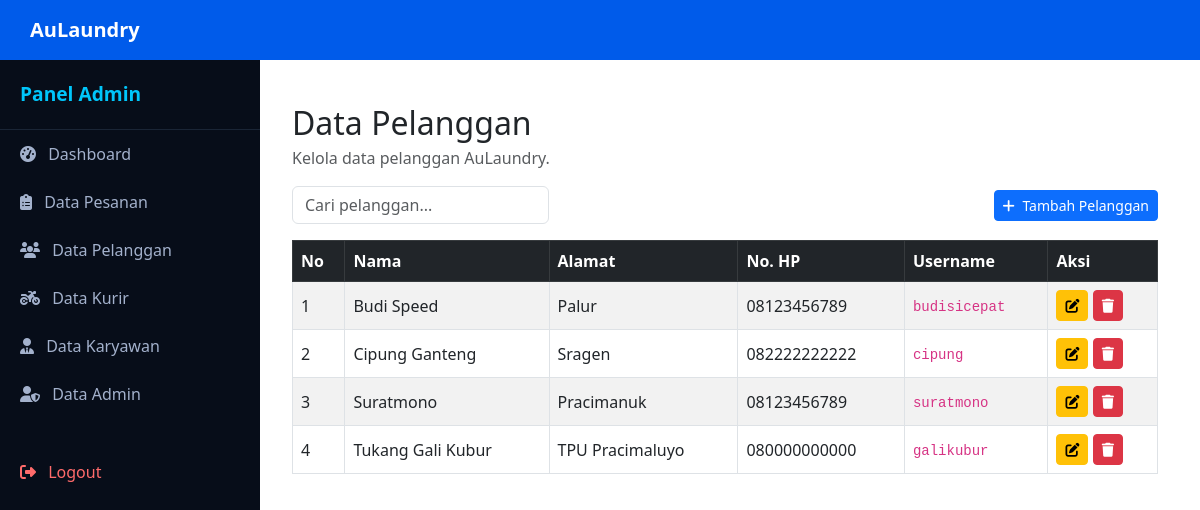
Screenshot of /pages/admin/data_pelanggan.php (signed in) with the database file from the repository.
### tables this page shows
CREATE TABLE `pelanggan` (
  `id_pelanggan` int(11) NOT NULL,
  `nama_pelanggan` varchar(100) NOT NULL,
  `alamat` text NOT NULL,
  `no_hp` varchar(20) NOT NULL,
  `username` varchar(50) NOT NULL,
  `password` varchar(255) NOT NULL,
  `reset_token` varchar(255) DEFAULT NULL,
  `created_at` timestamp NOT NULL DEFAULT current_timestamp(),
  `updated_at` timestamp NOT NULL DEFAULT current_timestamp() ON UPDATE current_timestamp()
);

### config/database.php (called while the page is built, shortened)
<?php
$pdo = null;
function db() {
    global $pdo;
    if ($pdo === null) {
        $host    = 'localhost';
        $dbname  = 'db_aulaundry';
        $user    = 'root';
        $pass    = '';
        $charset = 'utf8mb4';
        $dsn = "mysql:host=$host;dbname=$dbname;charset=$charset";
        $options = [
            PDO::ATTR_ERRMODE            => PDO::ERRMODE_EXCEPTION,
            PDO::ATTR_DEFAULT_FETCH_MODE => PDO::FETCH_ASSOC,
            PDO::ATTR_EMULATE_PREPARES   => false,
        ];
        try {
            $pdo = new PDO($dsn, $user, $pass, $options);
        } catch (PDOException $e) {
            die("Koneksi database gagal: " . $e->getMessage());
        }
    }
    return $pdo;
}

### pages/admin/data_pelanggan.php (the view, shortened to what this page needs)
<?php
$baseUrl = '/aulaundry';
$pelanggan = db()->query("SELECT * FROM pelanggan ORDER BY nama_pelanggan ASC")->fetchAll();
include __DIR__ . '/../../includes/header.php';
include __DIR__ . '/../../includes/sidebar.php';
?>
<main class="main-content">
    <div class="container-fluid py-4">
        <h2 class="mb-1">Data Pelanggan</h2>
        <p class="text-muted">Kelola data pelanggan AuLaundry.</p>
        <div class="d-flex justify-content-between align-items-center mb-3 flex-wrap gap-2">
            <div class="search-box">
                <input type="text" id="searchTable" class="form-control" placeholder="Cari pelanggan...">
            </div>
            <a href="<?= $baseUrl ?>/pages/admin/tambah_pelanggan.php" class="btn btn-primary btn-sm">
                <i class="fa-solid fa-plus me-1"></i> Tambah Pelanggan
            </a>
        </div>
        <div class="table-responsive">
            <table class="table table-bordered table-striped table-hover align-middle">
                <thead class="table-dark">
                    <tr>
                        <th>No</th>
                        <th>Nama</th>
                        <th>Alamat</th>
                        <th>No. HP</th>
                        <th>Username</th>
                        <th>Aksi</th>
                    </tr>
                </thead>
                <tbody>
                    <?php if (empty($pelanggan)): ?>
                        <tr>
                            <td colspan="6" class="text-center text-muted">Belum ada data pelanggan.</td>
                        </tr>
                    <?php else: ?>
                        <?php foreach ($pelanggan as $i => $p): ?>
                            <tr>
                                <td><?= $i + 1 ?></td>
                                <td><?= htmlspecialchars($p['nama_pelanggan']) ?></td>
                                <td><?= htmlspecialchars($p['alamat']) ?></td>
                                <td><?= htmlspecialchars($p['no_hp']) ?></td>
                                <td><code><?= htmlspecialchars($p['username']) ?></code></td>
                                <td>
                                    <a href="<?= $baseUrl ?>/pages/admin/edit_pelanggan.php?id=<?= $p['id_pelanggan'] ?>" class="btn btn-sm btn-warning" title="Edit">
                                        <i class="fa-solid fa-pen-to-square"></i>
                                    </a>
                                    <a href="<?= $baseUrl ?>/actions/pelanggan/hapus.php?id=<?= $p['id_pelanggan'] ?>" class="btn btn-sm btn-danger" title="Hapus" onclick="return confirm('Hapus pelanggan <?= htmlspecialchars($p['nama_pelanggan']) ?>?')">
                                        <i class="fa-solid fa-trash"></i>
                                    </a>
                                </td>
                            </tr>
                        <?php endforeach; ?>
                    <?php endif; ?>
                </tbody>
            </table>
        </div>
    </div>
</main>
<?php include __DIR__ . '/../../includes/footer.php'; ?>

### includes/header.php (style rules this page uses)
body, html { height: 100%; margin: 0; overflow-x: hidden; font-family: 'Segoe UI', Tahoma, Geneva, Verdana, sans-serif; }

### pages/admin/data_pelanggan.php (style rules this page uses)
.main-content { margin-left: 250px; padding-top: 80px; padding-bottom: 30px; padding-left: 30px; padding-right: 30px; min-height: 100vh; }

### rows the page displays
pelanggan: nama_pelanggan "Budi Speed", alamat "Palur", no_hp "08123456789", username "budisicepat"
pelanggan: nama_pelanggan "Cipung Ganteng", alamat "Sragen", no_hp "082222222222", username "cipung"
pelanggan: nama_pelanggan "Suratmono", alamat "Pracimanuk", no_hp "08123456789", username "suratmono"
pelanggan: nama_pelanggan "Tukang Gali Kubur", alamat "TPU Pracimaluyo", no_hp "080000000000", username "galikubur"

### other values shown
$role "Admin"
